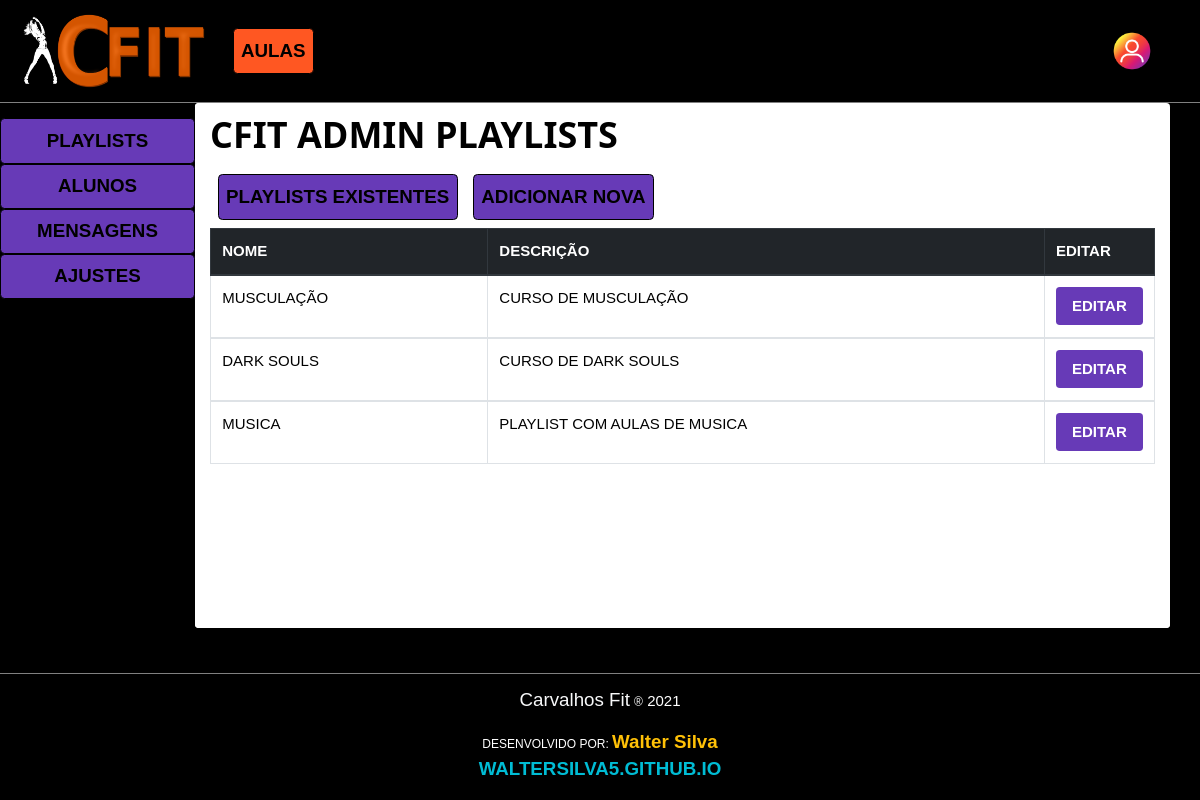
The app's page /cfit_admin/cfit_admin_playlists/ (signed in), older data.
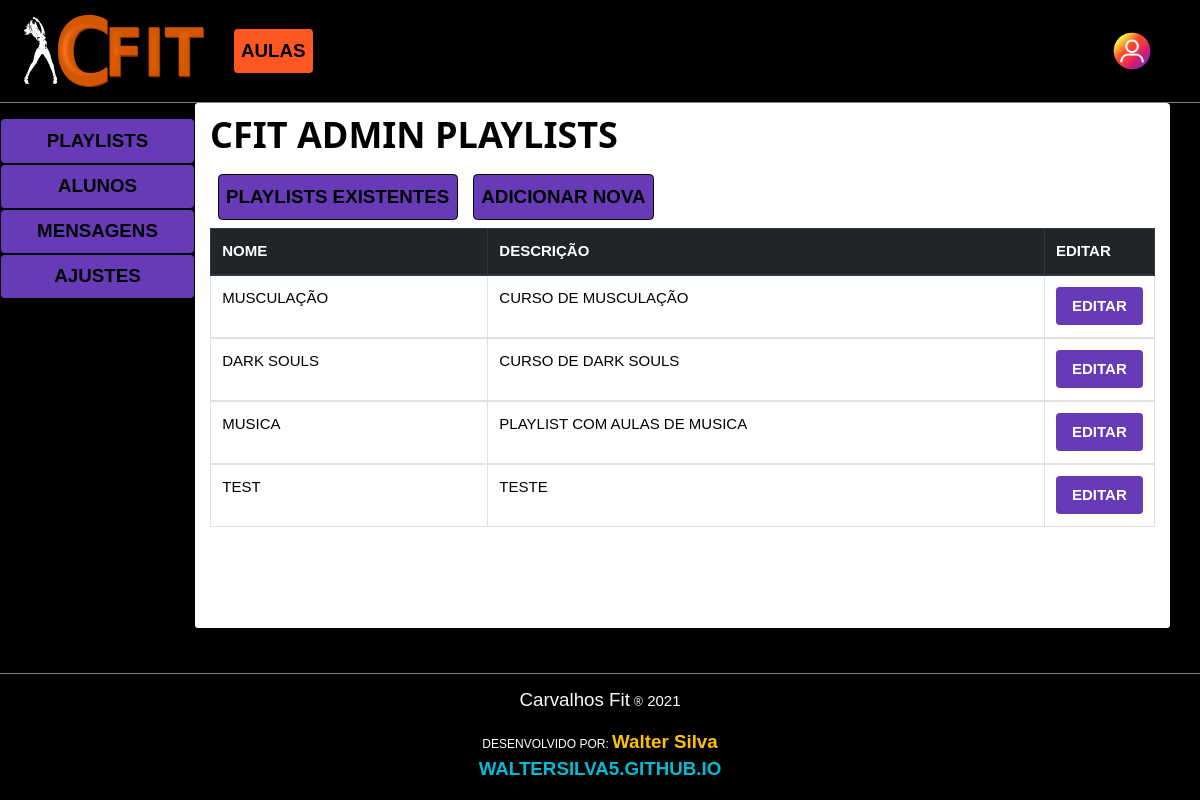
The same page, newer data.
### cfit/models.py (models this page shows)
class Playlist(models.Model):
    nome = models.CharField('nome', max_length=255, unique=True)
    desabilitada = models.BooleanField('desabilitada', null=False, default=False)
    descricao = models.CharField('descricao', max_length=255, null=True, default='')
    imagem = models.CharField('imagem', max_length=255, null=True, default='')

### cfit/views/cfit_admin.py (the view)
# urls.py: path(r'cfit_admin/cfit_admin_playlists/', cfit_admin_playlists, name="cfit_admin_playlists"),
@adm_required
def cfit_admin_playlists(request, kwargs=""):
    playlists = Playlist.objects.all().values()
    return render(request, 'cfit_admin/cfit_admin_playlists.html', {"playlists": playlists})

### cfit/sessionTester.py (called while the page is built)
def adm_required(func):
    f = func
    @functools.wraps(func)
    def wrapper_login_required(*args, **kwargs):
        try:
            if(args[0].session["nivel_de_acesso"] == 2):
                pass
            else:
                raise Exception
        except:
            return redirect("/home")
        else:
            return f(*args, **kwargs)
    return wrapper_login_required

### cfit/templates/cfit_admin/cfit_admin_playlists.html (shortened to what this page needs)
{% extends 'cfit_admin/cfit_admin.html' %} {% block 'painels_admin' %} {% load static%}
<div class="w3-white rounded">
    <div class="row container">
        <div class="w3-white rounded">
            <div class="container">
                <h1><b>CFIT ADMIN PLAYLISTS</b></h1>
            </div>
            <div class="container">
                <wsi_button class="w3-button w3-deep-purple mx-2 my-2" id="button_playlists_existentes">PLAYLISTS EXISTENTES
                </wsi_button>
                <wsi_button class="w3-button w3-deep-purple mx-2 my-2" id="button_adicionar_nova">ADICIONAR NOVA
                </wsi_button>
            </div>
        </div>
    </div>
    <div class="container w3-white rounded">
        <div id="painel_listagem_playlists">
            <div class="container-flex" style="min-height:400px;">
                <table class="table table-hover table-bordered">
                    <thead class="thead-dark">
                        <tr>
                            <th class="col-4">NOME</th>
                            <th class="col-8">DESCRIÇÃO</th>
                            <th>EDITAR</th>
                        </tr>
                    </thead>
                    {% for playlist in playlists %}
                    <tbody>
                        <tr>
                            <td class="col-4"> {{playlist.nome}}
                            </td>
                            <td class="col-8 text-nowrap" style=" max-width: 600px; overflow:hidden;">{{playlist.descricao}}
                            </td>
                            <td>
                                <a href="{% url 'cfit_admin_playlists_aditar'  %}?playlist={{playlist.nome}}"
                                    class="w3-btn w3-hoover-red rounded w3-deep-purple  w3-text-shadow"><b>EDITAR</b></a>
                            </td>
                        </tr>
                    </tbody>
                    {% endfor %}
                </table>
            </div>
        </div>
    </div>
</div>
{% endblock%}

Row changes from the older to the newer data that the page shows:
added Playlist: nome "TEST", descricao "TESTE"
